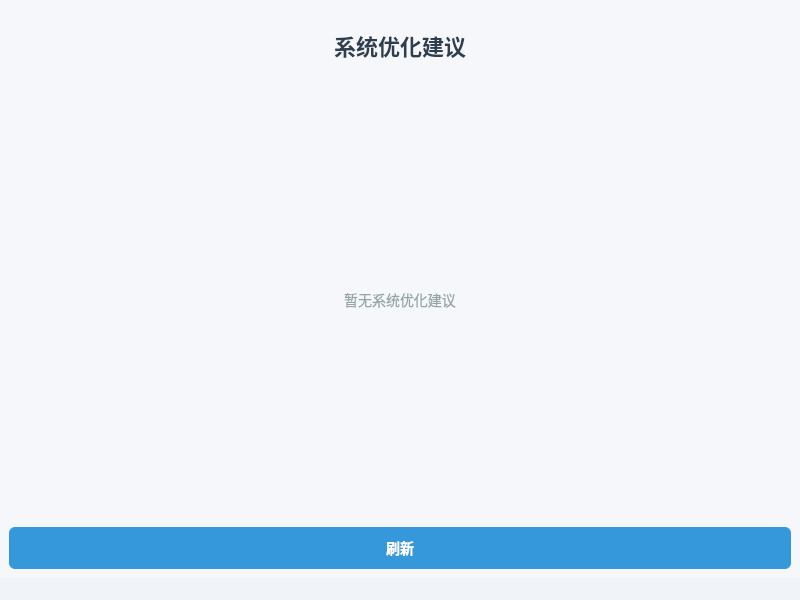
<?xml version="1.0" encoding="UTF-8"?>
<ui version="4.0">
 <class>AdminWindow</class>
 <widget class="QMainWindow" name="AdminWindow">
  <property name="geometry">
   <rect>
    <x>0</x>
    <y>0</y>
    <width>800</width>
    <height>600</height>
   </rect>
  </property>
  <property name="windowTitle">
   <string>系统优化建议</string>
  </property>
  <property name="styleSheet">
   <string>background-color: #f5f7fa;</string>
  </property>
  <widget class="QWidget" name="centralwidget">
   <layout class="QVBoxLayout" name="mainLayout">
    <item>
     <widget class="QLabel" name="titleLabel">
      <property name="text">
       <string>系统优化建议</string>
      </property>
      <property name="alignment">
       <set>Qt::AlignCenter</set>
      </property>
      <property name="styleSheet">
       <string>font-size: 22px; font-weight: bold; color: #2c3e50; margin: 20px 0 10px 0;</string>
      </property>
     </widget>
    </item>
    <item>
     <widget class="QScrollArea" name="adviceArea">
      <property name="styleSheet">
       <string>
         QScrollArea { border: none; background: transparent; }
         QScrollBar:vertical { border: none; background: #f0f4f8; width: 8px; margin: 0; }
         QScrollBar::handle:vertical { background: #cbd2d9; border-radius: 4px; }
         QScrollBar::add-line:vertical, QScrollBar::sub-line:vertical { height: 0; }
       </string>
      </property>
      <property name="verticalScrollBarPolicy">
       <enum>Qt::ScrollBarAsNeeded</enum>
      </property>
      <property name="horizontalScrollBarPolicy">
       <enum>Qt::ScrollBarAlwaysOff</enum>
      </property>
      <property name="widgetResizable">
       <bool>true</bool>
      </property>
      <widget class="QWidget" name="scrollAreaWidgetContents">
       <property name="geometry">
        <rect>
         <x>0</x>
         <y>0</y>
         <width>780</width>
         <height>420</height>
        </rect>
       </property>
       <layout class="QVBoxLayout" name="adviceLayout">
        <property name="spacing">
         <number>15</number>
        </property>
        <property name="leftMargin">
         <number>20</number>
        </property>
        <property name="topMargin">
         <number>15</number>
        </property>
        <property name="rightMargin">
         <number>20</number>
        </property>
        <property name="bottomMargin">
         <number>15</number>
        </property>
        <item>
         <widget class="QLabel" name="emptyLabel">
          <property name="text">
           <string>暂无系统优化建议</string>
          </property>
          <property name="alignment">
           <set>Qt::AlignCenter</set>
          </property>
          <property name="styleSheet">
           <string>color: #95a5a6; font-size: 14px; padding: 30px;</string>
          </property>
         </widget>
        </item>
       </layout>
      </widget>
     </widget>
    </item>
    <item>
     <widget class="QPushButton" name="pushButton_refresh">
      <property name="text">
       <string>刷新</string>
      </property>
      <property name="styleSheet">
       <string>
        QPushButton {
          background-color: #3498db;
          color: white;
          border-radius: 6px;
          padding: 10px 20px;
          font-size: 14px;
          font-weight: bold;
          border: none;
        }
        QPushButton:hover {
          background-color: #2980b9;
        }
        QPushButton:pressed {
          background-color: #21618c;
        }
       </string>
      </property>
     </widget>
    </item>
   </layout>
  </widget>
  <widget class="QMenuBar" name="menubar">
   <property name="geometry">
    <rect>
     <x>0</x>
     <y>0</y>
     <width>800</width>
     <height>17</height>
    </rect>
   </property>
  </widget>
  <widget class="QStatusBar" name="statusbar">
   <property name="styleSheet">
    <string>background: #f0f4f8; color: #7f8c8d; padding: 0 10px;</string>
   </property>
  </widget>
 </widget>
 <resources/>
 <connections/>
</ui>
